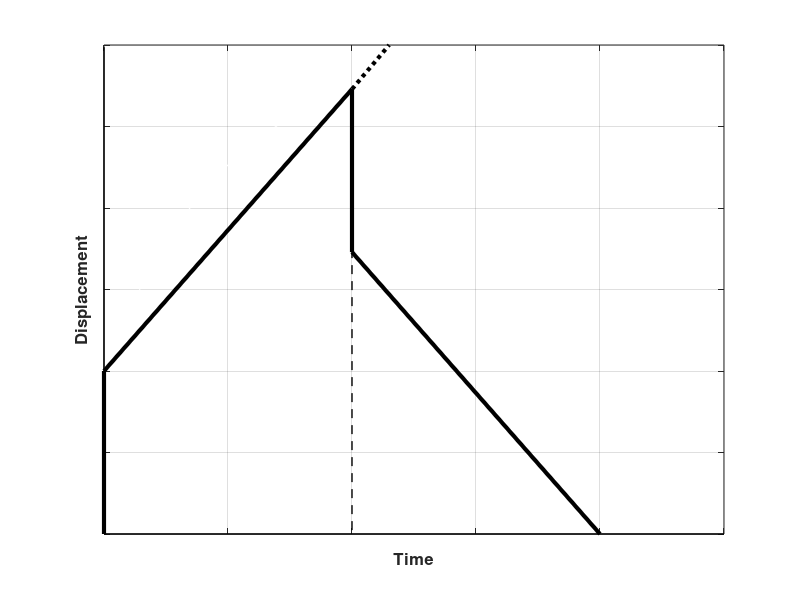

Here is the MATLAB script that generated this plot: (Note: this script raises an error after producing the figure.)
% To plot incorrect answer #2
F=10;
k=5;
n=10;
t=0:0.1:4;
u=((F/k)*(1-exp(-1*t*k/n))+(F/(2*k)));
figure(4)
plot(t,u,'linewidth',0.1,'Color','white');
hold on
t1=4:0.1:10;
u1=(F/k)*(1-exp(-1*t1*k/n))+(F/(2*k));
plot([0,max(t1)],[0,0],'linewidth',1,'Color','black');
plot([0,0],[0,max(u1)],'linewidth',1,'Color','black');
plot([4,4],[max(u),0],'linewidth',1,'Color','black','Linestyle','--');
plot([0,0],[0,(F/(2*k))],'linewidth',3,'Color','black');
plot([4,4],[max(u),max(u)-(F/(2*k))],'linewidth',3,'Color','black');
plot([0,4],[(F/(2*k)),max(u)],'linewidth',3,'Color','black');
plot([4,8],[max(u)-(F/(2*k)),0],'linewidth',3,'Color','black');
plot([4,4.60],[max(u),3],'linewidth',3,'Color','black','Linestyle',':');

t2=4:0.1:8;
u2=(-1*((F/k)*(1-exp(-1*(t2-4)*k/n)))+(max(u)));
% plot(t2,u2,'linewidth',3,'Color','black');

grid on

axis tight

set(gca,'YTickLabel',[],'XTickLabel',[])

ylabel('Displacement','Fontsize',12,'FontWeight','bold');

xlabel('Time','Fontsize',12,'FontWeight','bold');

hold off

%Plot string generation
plotString4= generateImageString(gcf, 'image4');